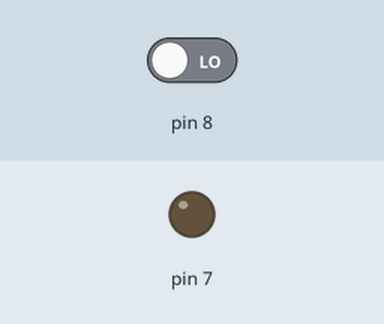
A sketch run on a simulated Arduino Uno, built with avr-gcc and run on an emulated ATmega328P. Shown: output pins drawn as LEDs (lit = HIGH). Inputs (shaded band) come from the test bench; at power-on: pin 8 LOW. What the sketch prints to the serial monitor is not drawn.

Above: at 1.2 s.
1.3 s: pin 8 driven HIGH
At 2.7 s:
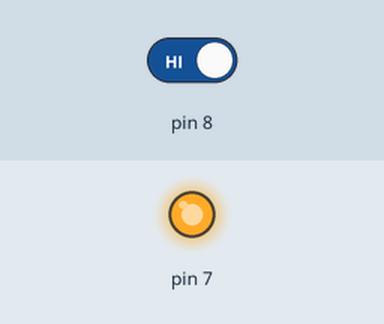
Timing chart, 0 to 4.3 s (numbered marks = the images above; inputs shaded):
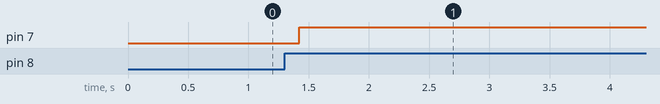

Measured:
- after the input at 1.3 s, pin 7: LOW → HIGH after 0.12 s

The sketch:

keypad.ino
```cpp
void setup() {
  // put your setup code here, to run once:
  pinMode(8,INPUT);
  Serial.begin(9600);
  pinMode(7,OUTPUT);
}

void loop() {
  // put your main code here, to run repeatedly:
  int sensorValue = digitalRead(8);

  if(sensorValue == HIGH) {
    delay(120);
    Serial.print(sensorValue);
    digitalWrite(7, HIGH);
  }
}
```
